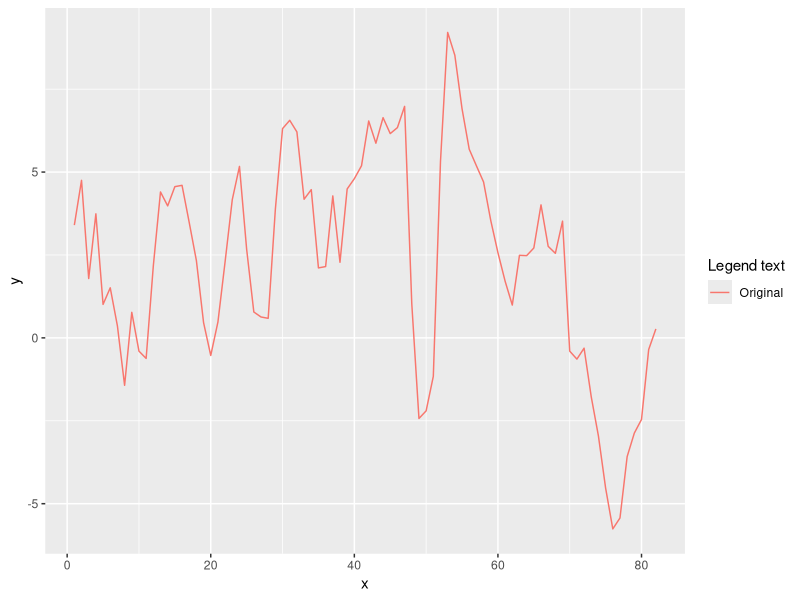
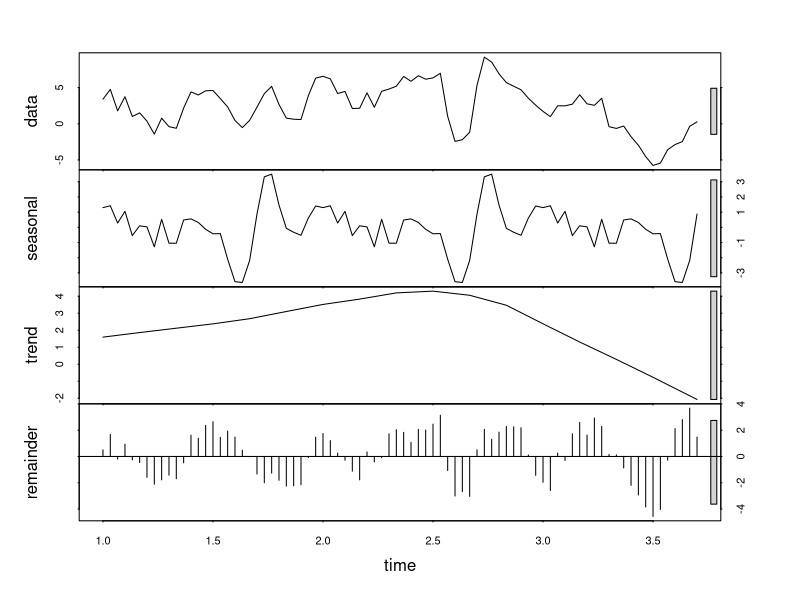
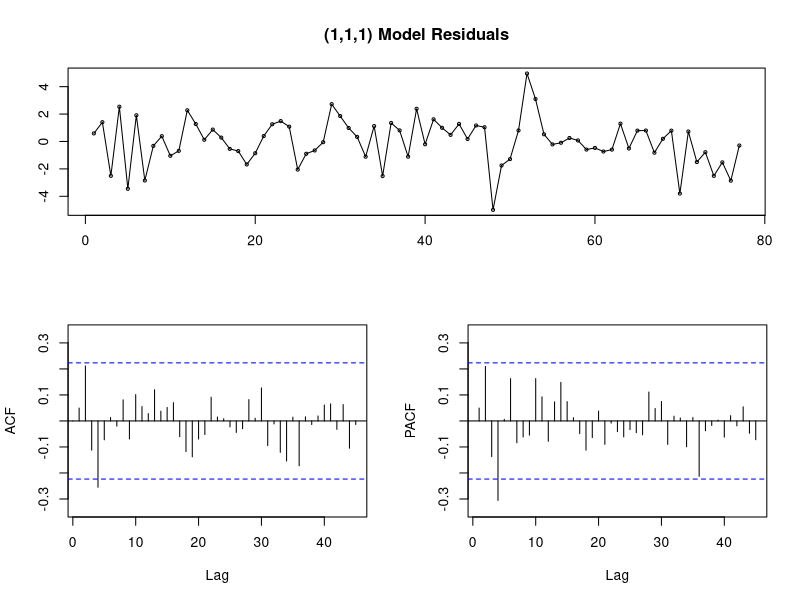
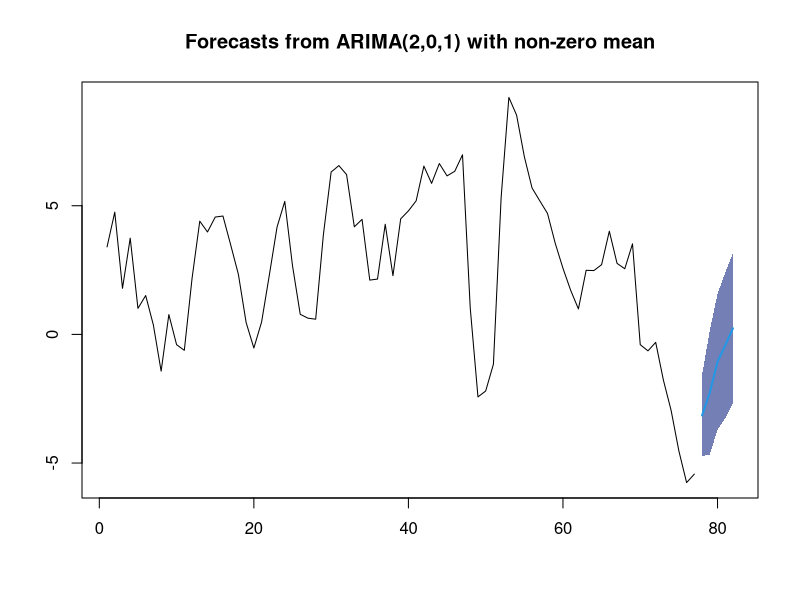
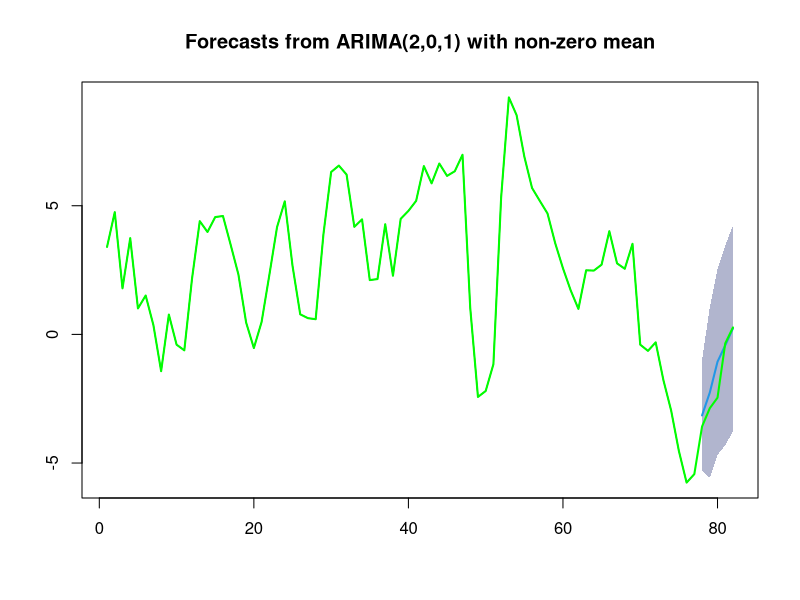

These figures' R source, in order:
library("forecast")
library("ggplot2")

gdpdataOriginal <- read.table("PIB.csv", header=T, sep=';', dec=",", row.names=NULL)

df1 <- data.frame(x=1:82,y=gdpdataOriginal$Valor[1:82])

ggplot(df1,aes(x,y))+geom_line(aes(color="Original"))+
  labs(color="Legend text")

count_ma = ts(na.omit(gdpdataOriginal$Valor), frequency=30)
decomp = stl(count_ma, s.window="periodic")
plot(decomp)

fit <- auto.arima(gdpdataOriginal$Valor[1:77])

fit

tsdisplay(residuals(fit), lag.max=45, main='(1,1,1) Model Residuals')

fcast65 <- forecast(fit, h=5, level = 0.65)

plot(fcast65)

fcast80 <- forecast(fit, h=5, level = 0.8)

plot(fcast80)
lines(x = 1:82, y= gdpdataOriginal$Valor[1:82], col="green", lwd=2)

accuracy(fcast65, x = gdpdataOriginal$Valor[78:82])
accuracy(fcast80, x = gdpdataOriginal$Valor[78:82])
